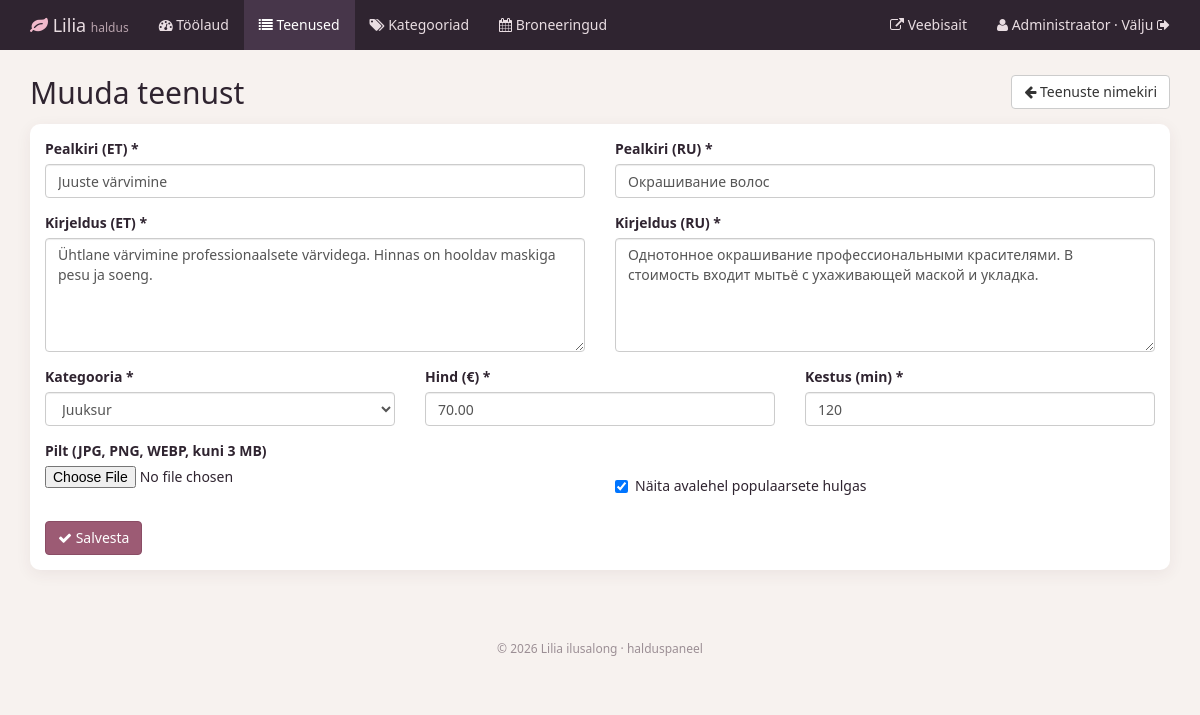
/salon_admin/serviceEdit?id=3 (signed in), run on the app's committed database.
### tables this page shows
CREATE TABLE services (
    id             INT AUTO_INCREMENT PRIMARY KEY,
    category_id    INT NOT NULL,
    title_et       VARCHAR(150) NOT NULL,
    title_ru       VARCHAR(150) NOT NULL,
    description_et TEXT NOT NULL,
    description_ru TEXT NOT NULL,
    price          DECIMAL(6,2) NOT NULL,
    duration_min   INT NOT NULL,
    picture        VARCHAR(255) NULL,
    is_popular     TINYINT(1) NOT NULL DEFAULT 0,
    created_at     TIMESTAMP NOT NULL DEFAULT CURRENT_TIMESTAMP,
    CONSTRAINT fk_services_category FOREIGN KEY (category_id)
        REFERENCES categories(id) ON DELETE RESTRICT
);

CREATE TABLE categories (
    id         INT AUTO_INCREMENT PRIMARY KEY,
    name_et    VARCHAR(100) NOT NULL,
    name_ru    VARCHAR(100) NOT NULL,
    icon       VARCHAR(30)  NOT NULL DEFAULT 'sparkle',
    sort_order INT NOT NULL DEFAULT 0
);

### salon_admin/controllerAdmin/controllerAdminService.php (called while the page is built, shortened)
<?php
class controllerAdminService {
    public static function ServiceEditForm($id) {
        $arr = modelAdminCategory::getCategoryList();
        $detail = modelAdminService::getServiceDetail($id);
        $mode = 'edit';
        include_once 'viewAdmin/serviceForm.php';
    }
}

### salon_admin/routeAdmin/routingAdmin.php (called while the page is built)
<?php
$host = explode('?', $_SERVER['REQUEST_URI'])[0];
$num  = substr_count($host, '/');
$path = explode('/', $host)[$num];
$isPost = $_SERVER['REQUEST_METHOD'] === 'POST';
$id = isset($_GET['id']) ? (int)$_GET['id'] : 0;
if ($path == '' OR $path == 'index.php') {
    $response = controllerAdmin::formLoginSite();
}
elseif ($path == 'login') {
    $response = controllerAdmin::loginAction();
}
elseif ($path == 'logout') {
    $response = controllerAdmin::logoutAction();
}
elseif (!modelAdmin::isAdmin()) {
    $response = controllerAdmin::formLoginSite();
}
elseif ($path == 'dashboard') {
    $response = controllerAdmin::dashboard();
}
elseif ($path == 'servicesAdmin') {
    $response = controllerAdminService::ServiceList();
}
elseif ($path == 'serviceAdd') {
    $response = controllerAdminService::ServiceAddForm();
}
elseif ($path == 'serviceAddResult' and $isPost) {
    $response = controllerAdminService::ServiceAddResult();
}
elseif ($path == 'serviceEdit' and $id) {
    $response = controllerAdminService::ServiceEditForm($id);
}
elseif ($path == 'serviceEditResult' and $id and $isPost) {
    $response = controllerAdminService::ServiceEditResult($id);
}
elseif ($path == 'serviceDel' and $id) {
    $response = controllerAdminService::ServiceDeleteForm($id);
}
elseif ($path == 'serviceDelResult' and $id and $isPost) {
    $response = controllerAdminService::ServiceDeleteResult($id);
}
elseif ($path == 'categoriesAdmin') {
    $response = controllerAdminCategory::CategoryList();
}
elseif ($path == 'categoryAdd' and $isPost) {
    $response = controllerAdminCategory::CategoryAdd();
}
elseif ($path == 'categoryEdit' and $id) {
    $response = controllerAdminCategory::CategoryEditForm($id);
}
elseif ($path == 'categoryEditResult' and $id and $isPost) {
    $response = controllerAdminCategory::CategoryEditResult($id);
}
elseif ($path == 'categoryDel' and $id and $isPost) {
    $response = controllerAdminCategory::CategoryDelete($id);
}
elseif ($path == 'bookingsAdmin') {
    $response = controllerAdminBooking::BookingList();
}
elseif ($path == 'bookingStatus' and $isPost) {
    $response = controllerAdminBooking::BookingStatus();
}
elseif ($path == 'bookingDel' and $isPost) {
    $response = controllerAdminBooking::BookingDelete();
}
else {
    $response = controllerAdmin::error404();
}

### salon_admin/index.php (called while the page is built, shortened)
<?php
require_once '../inc/Database.php';
require_once '../inc/Lang.php';
include_once 'modelAdmin/modelAdminService.php';
include_once 'modelAdmin/modelAdminCategory.php';
include_once 'controllerAdmin/controllerAdminService.php';
include 'routeAdmin/routingAdmin.php';

### inc/Database.php (called while the page is built, shortened)
<?php
class Database {
    private $conn;
    private $host;
    private $user;
    private $password;
    private $baseName;
    function __construct() {
        $this->host     = getenv('DB_HOST') ?: 'db';
        $this->user     = getenv('DB_USER') ?: 'root';
        $this->password = getenv('DB_PASSWORD') !== false ? getenv('DB_PASSWORD') : 'root';
        $this->baseName = getenv('DB_NAME') ?: 'ilusalong';
    }
    function connect() {
        if (!$this->conn) {
            try {
                $this->conn = new PDO(
                    'mysql:host=' . $this->host . ';dbname=' . $this->baseName . ';charset=utf8mb4',
                    $this->user,
                    $this->password,
                    array(PDO::ATTR_ERRMODE => PDO::ERRMODE_EXCEPTION)
                );
            } catch (Exception $e) {
                die('Connection failed : ' . $e->getMessage());
            }
        }
        return $this->conn;
    }
    function disconnect() {
        $this->conn = null;
    }
    function getOne($query, $params = array()) {
        $stmt = $this->conn->prepare($query);
        $stmt->execute($params);
        return $stmt->fetch(PDO::FETCH_ASSOC);
    }
    function getAll($query, $params = array()) {
        $stmt = $this->conn->prepare($query);
        $stmt->execute($params);
        return $stmt->fetchAll(PDO::FETCH_ASSOC);
    }
}

### salon_admin/modelAdmin/modelAdminService.php (called while the page is built, shortened)
<?php
class modelAdminService {
    public static function getServiceDetail($id) {
        $db = new Database();
        return $db->getOne("SELECT * FROM services WHERE id = ?", array((int)$id));
    }
}

### inc/Lang.php (called while the page is built, shortened)
<?php
function e($value) {
    return htmlspecialchars((string)$value, ENT_QUOTES, 'UTF-8');
}

### salon_admin/modelAdmin/modelAdminCategory.php (called while the page is built, shortened)
<?php
class modelAdminCategory {
    public static function getCategoryList() {
        $db = new Database();
        return $db->getAll(
            "SELECT c.*,
                    (SELECT COUNT(*) FROM services s WHERE s.category_id = c.id) AS services_count,
                    (SELECT COUNT(*) FROM masters m WHERE m.category_id = c.id) AS masters_count
             FROM categories c ORDER BY c.sort_order, c.id"
        );
    }
}

### salon_admin/viewAdmin/serviceForm.php (the view, shortened to what this page needs)
<?php
$v = function ($k, $default = '') use ($detail) { return isset($detail[$k]) ? e($detail[$k]) : $default; };
$isEdit = $mode == 'edit';
?>
<div class="page-header-row">
    <h2><?php echo $isEdit ? 'Muuda teenust' : 'Lisa teenus'; ?></h2>
    <a href="servicesAdmin" class="btn btn-default"><i class="fa fa-arrow-left"></i> Teenuste nimekiri</a>
</div>
<?php if (isset($test) && $test): ?>
    <div class="alert alert-success">
        <strong><?php echo $isEdit ? 'Muudatused salvestatud.' : 'Teenus lisatud.'; ?></strong>
        <a href="servicesAdmin">Tagasi nimekirja</a>
        <?php if ($isEdit): ?> · <a href="../service?id=<?php echo (int)$detail['id']; ?>" target="_blank">Vaata saidil</a><?php endif; ?>
    </div>
<?php else: ?>
    <form class="panel panel-default panel-body" method="POST" enctype="multipart/form-data"
          action="<?php echo $isEdit ? 'serviceEditResult?id=' . (int)$detail['id'] : 'serviceAddResult'; ?>">
        <div class="row">
            <div class="col-md-6 form-group">
                <label>Pealkiri (ET) *</label>
                <input type="text" name="title_et" class="form-control" maxlength="150" required value="<?php echo $v('title_et'); ?>">
            </div>
            <div class="col-md-6 form-group">
                <label>Pealkiri (RU) *</label>
                <input type="text" name="title_ru" class="form-control" maxlength="150" required value="<?php echo $v('title_ru'); ?>">
            </div>
        </div>
        <div class="row">
            <div class="col-md-6 form-group">
                <label>Kirjeldus (ET) *</label>
                <textarea name="description_et" rows="5" class="form-control" required><?php echo $v('description_et'); ?></textarea>
            </div>
            <div class="col-md-6 form-group">
                <label>Kirjeldus (RU) *</label>
                <textarea name="description_ru" rows="5" class="form-control" required><?php echo $v('description_ru'); ?></textarea>
            </div>
        </div>
        <div class="row">
            <div class="col-sm-4 form-group">
                <label>Kategooria *</label>
                <select name="idCategory" class="form-control" required>
                    <?php foreach ($arr as $row): ?>
                        <option value="<?php echo (int)$row['id']; ?>" <?php echo $v('category_id') == $row['id'] ? 'selected' : ''; ?>><?php echo e($row['name_et']); ?></option>
                    <?php endforeach; ?>
                </select>
            </div>
            <div class="col-sm-4 form-group">
                <label>Hind (€) *</label>
                <input type="number" name="price" class="form-control" min="1" step="0.01" required value="<?php echo $v('price'); ?>">
            </div>
            <div class="col-sm-4 form-group">
                <label>Kestus (min) *</label>
                <input type="number" name="duration_min" class="form-control" min="5" max="480" step="5" required value="<?php echo $v('duration_min', '60'); ?>">
            </div>
        </div>
        <div class="row">
            <div class="col-sm-6 form-group">
                <label>Pilt (JPG, PNG, WEBP, kuni 3 MB)</label>
                <input type="file" name="picture" accept="image/jpeg,image/png,image/webp">
            </div>
            <div class="col-sm-6 form-group">
                <label>&nbsp;</label>
                <div class="checkbox"><label><input type="checkbox" name="is_popular" <?php echo $v('is_popular') ? 'checked' : ''; ?>> Näita avalehel populaarsete hulgas</label></div>
            </div>
        </div>
        <button type="submit" class="btn btn-primary" name="save"><i class="fa fa-check"></i> Salvesta</button>
    </form>
<?php endif; ?>
<?php include 'viewAdmin/templates/layout.php';

### salon_admin/public/css/admin.css (style rules this page uses)
body { background: #f7f2ef; color: #2f2430; font-family: 'Segoe UI', system-ui, sans-serif; }
a { color: #9c5b74; }
h2 { margin-top: 10px; }
.btn-primary { background: #9c5b74; border-color: #8a4d65; }
.panel { border: 0; border-radius: 10px; box-shadow: 0 4px 16px rgba(80, 45, 60, .07); }
.page-header-row { display: flex; justify-content: space-between; align-items: center; flex-wrap: wrap; gap: 10px; margin-bottom: 15px; }
.page-header-row h2 { margin: 0; }

### data on the page
services: title_et "Juuste värvimine", title_ru "Окрашивание волос", description_et "Ühtlane värvimine professionaalsete värvidega. Hinnas on hooldav maskiga pesu ja soeng.", description_ru "Однотонное окрашивание профессиональными красителями. В стоимость входит мытьё с ухаживающей маской и укладка.", idCategory "Juuksur", price "70.00", duration_min "120", is_popular "☑"

### other printed values
$_SESSION['name'] "Administraator"
